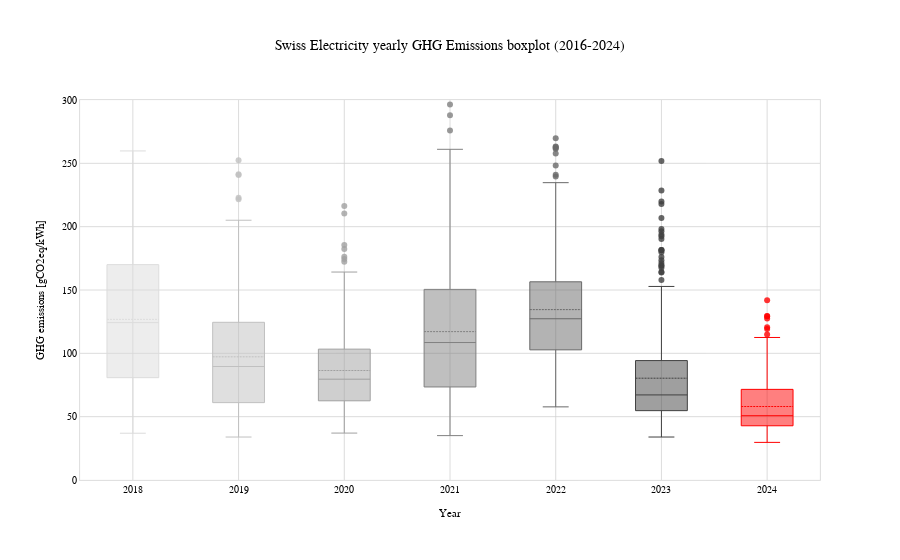
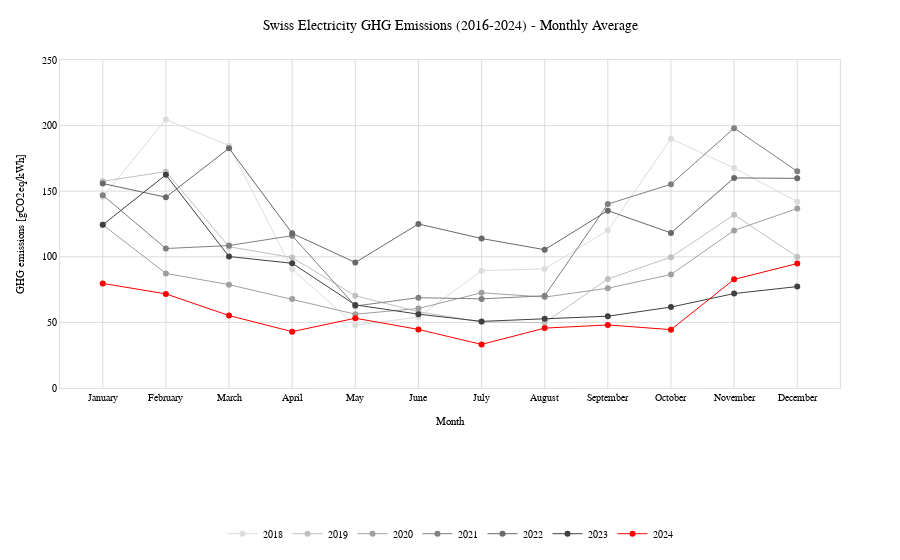

Notebook code cell kept with these figures, in order:
### Code cell
# Prepare GHG emissions data for Switzerland from 2016 to 2024
df_ghg = tot_electricity_impact_CH.loc['2016':'2024'].copy()

# Create columns for year and day of year
df_ghg['year'] = df_ghg.index.year
df_ghg['day_of_year'] = df_ghg.index.dayofyear

# ===== DAILY DATA =====x
df_ghg_daily = df_ghg.resample('D').mean()

# ===== MONTHLY DATA =====
df_ghg_monthly = df_ghg.resample('ME').mean()

# ===== COMMON PARAMETERS =====
years_to_plot = [2018, 2019, 2020, 2021, 2022, 2023, 2024]

# ===== GRAPH 1: BOXPLOT =====
fig = go.Figure()

for i, year in enumerate(years_to_plot):
    df = df_ghg_daily.loc[str(year)].copy()

    fig.add_trace(
        go.Box(
            y=df['sum'],
            name=str(year),
            line=dict(width=1,color=color[str(year)]),
            marker=dict(color=color[str(year)], opacity=0.8),
            boxmean=True,
            showlegend=False
        )
    )

fig.update_xaxes(
    title=dict(font=dict(size=12, color="black")),
    tickfont=dict(size=10, color="black"),
    tickformat="%B",
    dtick="M1",
    showline=True,
    linewidth=0.8,
    mirror=True,
    linecolor='lightgray',
    zeroline=True,
    zerolinecolor='lightgray',
    zerolinewidth=0.8,
    showgrid=True,
    gridcolor='lightgray',
    gridwidth=0.8,
)

fig.update_yaxes(
    range=[0,300],
    dtick=50,
    title_font=dict(size=12, color='black', family='Arial'),
    tickfont=dict(size=10, color='black', family='Arial'),
    showline=True,
    linewidth=0.8,
    mirror=True,
    linecolor='lightgray',
    zeroline=True,
    zerolinecolor='lightgray',
    zerolinewidth=0.8,
    showgrid=True,
    gridcolor='lightgray',
    gridwidth=0.8,
)

fig.update_layout(
    title=dict(text="Swiss Electricity yearly GHG Emissions boxplot (2016-2024)",x=0.5, font=dict(size=14, color="black", family="Arial")),
    yaxis_title="GHG emissions [gCO2eq/kWh]",
    xaxis_title="Year",
    template='plotly_white',
    legend=dict(
        orientation="h",
        yanchor="top",
        y=-0.35,
        xanchor="center",
        x=0.5,
        font=dict(size=10, color="black"),
        bgcolor="rgba(255,255,255,0)"
    ),
    yaxis=dict(rangemode='tozero'),
    font=dict(
        size=9,
        color="black",
        family = 'Arial'
    )
)

fig.write_image(r"C:\Users\PC Jules\Desktop\Update 2024\Graph\yearly_GHG_boxplot.png",width=591,
                height=333, scale=3)

fig.show()

# ===== GRAPH 3: MONTHLY AVERAGES =====
fig = go.Figure()

fig.update_xaxes(
    showgrid=True,
    gridcolor="lightgray",
    gridwidth=0.8
)

for i, year in enumerate(years_to_plot):
    df = df_ghg_monthly.loc[str(year)]
    fig.add_trace(go.Scatter(
        x=df.index.month_name(), y=df['sum'], name=str(year),
        line=dict(width=1, color=color[str(year)]),
    ))

fig.update_xaxes(
    title=dict(font=dict(size=12, color="black")),
    tickfont=dict(size=10, color="black"),
    showline=True,
    linewidth=0.8,
    mirror=True,
    linecolor='lightgray',
    zeroline=True,
    zerolinecolor='lightgray',
    zerolinewidth=0.8,
    showgrid=True,
    gridcolor='lightgray',
    gridwidth=0.8,
)

fig.update_yaxes(
    range=[0,250],
    dtick=50,
    title_font=dict(size=12, color='black', family='Arial'),
    tickfont=dict(size=10, color='black', family='Arial'),
    showline=True,
    linewidth=0.8,
    mirror=True,
    linecolor='lightgray',
    zeroline=True,
    zerolinecolor='lightgray',
    zerolinewidth=0.8,
    showgrid=True,
    gridcolor='lightgray',
    gridwidth=0.8,
)

fig.update_layout(
    title=dict(text="Swiss Electricity GHG Emissions (2016-2024) - Monthly Average",x=0.5, font=dict(size=14, color="black", family="Arial")),
    yaxis_title="GHG emissions [gCO2eq/kWh]",
    xaxis_title="Month",
    template='plotly_white',
    legend=dict(
        orientation="h",
        yanchor="top",
        y=-0.4,
        xanchor="center",
        x=0.5,
        font=dict(size=10, color="black"),
        bgcolor="rgba(255,255,255,0)"
    ),
    yaxis=dict(rangemode='tozero'),
    margin=dict(l=60, r=60, t=60, b=100),
    font=dict(
        size=9,
        color="black",
        family = 'Arial'
    )
)

fig.write_image(r"C:\Users\PC Jules\Desktop\Update 2024\Graph\monthly_avg_GHG.png",width=591,
                height=333, scale=3)

fig.show()

# ===== STATISTICAL SUMMARY =====
print("=" * 80)
print("SWISS CONSUMPTION MIX GHG EMISSIONS (2016-2024) - STATISTICAL SUMMARY")
print("=" * 80)

# Calculate annual statistics
df_ghg['year'] = df_ghg.index.year
df_ghg['day_of_year'] = df_ghg.index.dayofyear

print("\n--- ANNUAL AVERAGE EMISSIONS INTENSITY (gCO2eq/kWh) ---")
annual_median = df_ghg.groupby('year')['sum'].median()
annual_mean = df_ghg.groupby('year')['sum'].mean()
for year in years_to_plot:
    if year in annual_mean.index:
        print(f"{year}: Mean = {annual_mean[year]:.2f} gCO2eq/kWh | "
              f"Median = {annual_median[year]:.2f} gCO2eq/kWh")

# Overall trend
emissions_2016 = annual_mean[2016] if 2016 in annual_mean.index else None
emissions_2024 = annual_mean[2024] if 2024 in annual_mean.index else None
if emissions_2016 and emissions_2024:
    change = ((emissions_2024 - emissions_2016) / emissions_2016) * 100
    absolute_change = emissions_2024 - emissions_2016
    print(f"\nChange (2016 → 2024): {change:+.2f}% ({absolute_change:+.2f} gCO2eq/kWh)")

# Daily average statistics by year
df_ghg_daily = df_ghg.groupby(['year', 'day_of_year']).mean()
df_ghg_daily = df_ghg_daily.reset_index()

print("\n--- DAILY AVERAGE EMISSIONS (gCO2eq/kWh) ---")
daily_stats = df_ghg_daily.groupby('year')['sum'].agg(['mean', 'std', 'min', 'max'])
print(f"{'Year':<8} {'Mean':<12} {'Std Dev':<12} {'Min':<12} {'Max':<12}")
print("-" * 60)
for year in years_to_plot:
    if year in daily_stats.index:
        stats = daily_stats.loc[year]
        print(f"{year:<8} {stats['mean']:>10.2f}   {stats['std']:>10.2f}   "
              f"{stats['min']:>10.2f}   {stats['max']:>10.2f}")

# Monthly average statistics by year
# Monthly average statistics by year
df_ghg['month'] = df_ghg.index.month

# Group by year and month, then calculate monthly average
df_ghg_monthly = df_ghg.groupby(['year', 'month']).mean()
df_ghg_monthly = df_ghg_monthly.reset_index()

print("\n--- MONTHLY AVERAGE EMISSIONS (gCO2eq/kWh) ---")
monthly_stats = df_ghg_monthly.groupby('year')['sum'].agg(['mean', 'std', 'min', 'max'])
print(f"{'Year':<8} {'Mean':<12} {'Std Dev':<12} {'Min':<12} {'Max':<12}")
print("-" * 60)
for year in years_to_plot:
    if year in monthly_stats.index:
        stats = monthly_stats.loc[year]
        print(f"{year:<8} {stats['mean']:>10.2f}   {stats['std']:>10.2f}   "
              f"{stats['min']:>10.2f}   {stats['max']:>10.2f}")

# Seasonal analysis
print("\n--- SEASONAL PATTERNS (All Years Combined) ---")
season_mapping = {12: 'Winter', 1: 'Winter', 2: 'Winter', 3: 'Spring',
                  4: 'Spring', 5: 'Spring', 6: 'Summer', 7: 'Summer',
                  8: 'Summer', 9: 'Fall', 10: 'Fall', 11: 'Fall'}
df_ghg['season'] = df_ghg['month'].map(season_mapping)
seasonal_avg = df_ghg.groupby('season')['sum'].mean()

season_order = ['Winter', 'Spring', 'Summer', 'Fall']
print(f"{'Season':<12} {'Average Emissions (gCO2eq/kWh)':<30}")
print("-" * 45)
for season in season_order:
    if season in seasonal_avg.index:
        print(f"{season:<12} {seasonal_avg[season]:>25.2f}")

# Identify cleanest and dirtiest periods
print("\n--- BEST AND WORST EMISSION PERIODS ---")
for year in years_to_plot:
    year_data = df_ghg_daily[df_ghg_daily['year'] == year]
    if not year_data.empty:
        min_val = year_data['sum'].min()
        max_val = year_data['sum'].max()
        min_day = year_data.loc[year_data['sum'].idxmin(), 'day_of_year']
        max_day = year_data.loc[year_data['sum'].idxmax(), 'day_of_year']

        min_date = pd.Timestamp(year=year, month=1, day=1) + pd.Timedelta(days=int(min_day) - 1)
        max_date = pd.Timestamp(year=year, month=1, day=1) + pd.Timedelta(days=int(max_day) - 1)

        print(f"{year}: Cleanest = {min_val:.2f} gCO2eq/kWh (~{min_date.strftime('%b %d')}) | "
              f"Dirtiest = {max_val:.2f} gCO2eq/kWh (~{max_date.strftime('%b %d')})")

# Year-over-year change in emissions
print("\n--- YEAR-OVER-YEAR CHANGES IN AVERAGE EMISSIONS ---")
for i in range(len(years_to_plot) - 1):
    year1, year2 = years_to_plot[i], years_to_plot[i + 1]
    if year1 in annual_mean.index and year2 in annual_mean.index:
        change_pct = ((annual_mean[year2] - annual_mean[year1]) / annual_mean[year1]) * 100
        change_abs = annual_mean[year2] - annual_mean[year1]
        print(f"{year1} → {year2}: {change_pct:+.2f}% ({change_abs:+.2f} gCO2eq/kWh)")

# Percentile analysis (distribution)
print("\n--- EMISSIONS DISTRIBUTION (All Years) ---")
percentiles = [10, 25, 50, 75, 90]
print(f"{'Percentile':<12} {'Value (gCO2eq/kWh)':<20}")
print("-" * 35)
for p in percentiles:
    val = df_ghg['sum'].quantile(p / 100)
    print(f"{p}th{'':<8} {val:>15.2f}")

# Time spent in different emission ranges
print("\n--- TIME SPENT IN EMISSION RANGES (2016-2024 Combined) ---")
ranges = [
    ('Very Low', 0, 20),
    ('Low', 20, 40),
    ('Medium', 40, 60),
    ('High', 60, 80),
    ('Very High', 80, float('inf'))
]

total_hours = len(df_ghg)
print(f"{'Range':<15} {'Threshold (gCO2eq/kWh)':<25} {'Hours':<12} {'%':<8}")
print("-" * 65)
for label, low, high in ranges:
    count = len(df_ghg[(df_ghg['sum'] >= low) & (df_ghg['sum'] < high)])
    pct = (count / total_hours) * 100
    print(f"{label:<15} {low:>5.0f} - {high:>5.0f}{'':<10} {count:>10,}   {pct:>6.2f}%")

# Volatility by year
print("\n--- EMISSIONS VOLATILITY BY YEAR (Coefficient of Variation) ---")
for year in years_to_plot:
    year_data = df_ghg_daily[df_ghg_daily['year'] == year]
    if not year_data.empty:
        cv = (year_data['sum'].std() / year_data['sum'].mean()) * 100
        print(f"{year}: {cv:.2f}% (lower = more stable)")

# Best performing year
print("\n--- BEST AND WORST PERFORMING YEARS ---")
best_year = annual_mean.idxmin()
worst_year = annual_mean.idxmax()
print(f"Cleanest Year: {best_year} ({annual_mean[best_year]:.2f} gCO2eq/kWh)")
print(f"Dirtiest Year: {worst_year} ({annual_mean[worst_year]:.2f} gCO2eq/kWh)")
print(f"Difference: {annual_mean[worst_year] - annual_mean[best_year]:.2f} gCO2eq/kWh "
      f"({((annual_mean[worst_year] - annual_mean[best_year]) / annual_mean[best_year] * 100):.1f}%)")

print("=" * 80)

### Figure 1 — Plotly figure (JSON) as saved in the notebook; plotly's stock layout.template omitted (floating-point values rounded to 4 significant figures; data arrays with more than 128 entries replaced by an {"elided": "..."} marker saying what was removed)
{"data": [{"boxmean": true, "line": {"color": "#DCDCDC", "width": 1}, "marker": {"color": "#DCDCDC", "opacity": 0.8}, "name": "2018", "showlegend": false, "y": {"elided": "365 float values"}, "type": "box"}, {"boxmean": true, "line": {"color": "#C0C0C0", "width": 1}, "marker": {"color": "#C0C0C0", "opacity": 0.8}, "name": "2019", "showlegend": false, "y": {"elided": "365 float values"}, "type": "box"}, {"boxmean": true, "line": {"color": "#A0A0A0", "width": 1}, "marker": {"color": "#A0A0A0", "opacity": 0.8}, "name": "2020", "showlegend": false, "y": {"elided": "366 float values"}, "type": "box"}, {"boxmean": true, "line": {"color": "#808080", "width": 1}, "marker": {"color": "#808080", "opacity": 0.8}, "name": "2021", "showlegend": false, "y": {"elided": "365 float values"}, "type": "box"}, {"boxmean": true, "line": {"color": "#696969", "width": 1}, "marker": {"color": "#696969", "opacity": 0.8}, "name": "2022", "showlegend": false, "y": {"elided": "365 float values"}, "type": "box"}, {"boxmean": true, "line": {"color": "#404040", "width": 1}, "marker": {"color": "#404040", "opacity": 0.8}, "name": "2023", "showlegend": false, "y": {"elided": "365 float values"}, "type": "box"}, {"boxmean": true, "line": {"color": "#FF0000", "width": 1}, "marker": {"color": "#FF0000", "opacity": 0.8}, "name": "2024", "showlegend": false, "y": {"elided": "366 float values"}, "type": "box"}], "layout": {"xaxis": {"title": {"text": "Year"}, "tickfont": {"size": 10, "color": "black"}, "tickformat": "%B", "dtick": "M1", "showline": true, "linewidth": 0.8, "mirror": true, "linecolor": "lightgray", "zeroline": true, "zerolinecolor": "lightgray", "zerolinewidth": 0.8, "showgrid": true, "gridcolor": "lightgray", "gridwidth": 0.8}, "yaxis": {"title": {"text": "GHG emissions [gCO2eq/kWh]"}, "tickfont": {"size": 10, "color": "black", "family": "Arial"}, "range": [0, 300], "dtick": 50, "showline": true, "linewidth": 0.8, "mirror": true, "linecolor": "lightgray", "zeroline": true, "zerolinecolor": "lightgray", "zerolinewidth": 0.8, "showgrid": true, "gridcolor": "lightgray", "gridwidth": 0.8, "rangemode": "tozero"}, "title": {"font": {"size": 14, "color": "black", "family": "Arial"}, "text": "Swiss Electricity yearly GHG Emissions boxplot (2016-2024)", "x": 0.5}, "legend": {"font": {"size": 10, "color": "black"}, "orientation": "h", "yanchor": "top", "y": -0.35, "xanchor": "center", "x": 0.5, "bgcolor": "rgba(255,255,255,0)"}, "font": {"size": 9, "color": "black", "family": "Arial"}}}

### Figure 2 — Plotly figure (JSON) as saved in the notebook; plotly's stock layout.template omitted (floating-point values rounded to 4 significant figures)
{"data": [{"line": {"color": "#DCDCDC", "width": 1}, "name": "2018", "x": ["January", "February", "March", "April", "May", "June", "July", "August", "September", "October", "November", "December"], "y": [145.6, 204.7, 184.7, 90.51, 47.8, 54.02, 89.44, 90.77, 120.2, 190.0, 167.6, 142.0], "type": "scatter"}, {"line": {"color": "#C0C0C0", "width": 1}, "name": "2019", "x": ["January", "February", "March", "April", "May", "June", "July", "August", "September", "October", "November", "December"], "y": [157.6, 164.9, 107.7, 99.41, 70.32, 58.14, 50.32, 49.81, 83.1, 99.74, 132.1, 99.87], "type": "scatter"}, {"line": {"color": "#A0A0A0", "width": 1}, "name": "2020", "x": ["January", "February", "March", "April", "May", "June", "July", "August", "September", "October", "November", "December"], "y": [124.4, 87.35, 78.76, 67.76, 56.27, 60.61, 72.58, 69.31, 76.04, 86.52, 120.1, 136.8], "type": "scatter"}, {"line": {"color": "#808080", "width": 1}, "name": "2021", "x": ["January", "February", "March", "April", "May", "June", "July", "August", "September", "October", "November", "December"], "y": [147.0, 106.3, 108.6, 116.1, 62.49, 68.82, 67.92, 70.31, 140.2, 155.3, 198.1, 165.1], "type": "scatter"}, {"line": {"color": "#696969", "width": 1}, "name": "2022", "x": ["January", "February", "March", "April", "May", "June", "July", "August", "September", "October", "November", "December"], "y": [155.9, 145.4, 182.7, 117.9, 95.65, 125.0, 113.9, 105.4, 135.2, 118.2, 160.1, 159.8], "type": "scatter"}, {"line": {"color": "#404040", "width": 1}, "name": "2023", "x": ["January", "February", "March", "April", "May", "June", "July", "August", "September", "October", "November", "December"], "y": [124.4, 162.5, 100.2, 95.06, 63.35, 56.28, 50.78, 52.76, 54.73, 61.67, 71.98, 77.29], "type": "scatter"}, {"line": {"color": "#FF0000", "width": 1}, "name": "2024", "x": ["January", "February", "March", "April", "May", "June", "July", "August", "September", "October", "November", "December"], "y": [79.73, 71.73, 55.22, 42.96, 53.19, 44.66, 33.21, 45.65, 48.06, 44.48, 82.8, 94.86], "type": "scatter"}], "layout": {"xaxis": {"showgrid": true, "gridcolor": "lightgray", "gridwidth": 0.8, "title": {"text": "Month"}, "tickfont": {"size": 10, "color": "black"}, "showline": true, "linewidth": 0.8, "mirror": true, "linecolor": "lightgray", "zeroline": true, "zerolinecolor": "lightgray", "zerolinewidth": 0.8}, "yaxis": {"title": {"text": "GHG emissions [gCO2eq/kWh]"}, "tickfont": {"size": 10, "color": "black", "family": "Arial"}, "range": [0, 250], "dtick": 50, "showline": true, "linewidth": 0.8, "mirror": true, "linecolor": "lightgray", "zeroline": true, "zerolinecolor": "lightgray", "zerolinewidth": 0.8, "showgrid": true, "gridcolor": "lightgray", "gridwidth": 0.8, "rangemode": "tozero"}, "title": {"font": {"size": 14, "color": "black", "family": "Arial"}, "text": "Swiss Electricity GHG Emissions (2016-2024) - Monthly Average", "x": 0.5}, "legend": {"font": {"size": 10, "color": "black"}, "orientation": "h", "yanchor": "top", "y": -0.4, "xanchor": "center", "x": 0.5, "bgcolor": "rgba(255,255,255,0)"}, "margin": {"l": 60, "r": 60, "t": 60, "b": 100}, "font": {"size": 9, "color": "black", "family": "Arial"}}}
